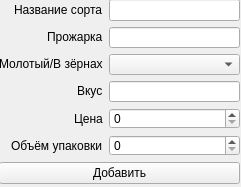
<?xml version="1.0" encoding="UTF-8"?>
<ui version="4.0">
 <class>Form</class>
 <widget class="QWidget" name="Form">
  <property name="geometry">
   <rect>
    <x>0</x>
    <y>0</y>
    <width>241</width>
    <height>187</height>
   </rect>
  </property>
  <property name="windowTitle">
   <string>Form</string>
  </property>
  <widget class="QWidget" name="verticalLayoutWidget">
   <property name="geometry">
    <rect>
     <x>-1</x>
     <y>-1</y>
     <width>241</width>
     <height>185</height>
    </rect>
   </property>
   <layout class="QVBoxLayout" name="verticalLayout">
    <item>
     <layout class="QHBoxLayout" name="horizontalLayout">
      <item>
       <layout class="QVBoxLayout" name="verticalLayout_2">
        <item alignment="Qt::AlignRight">
         <widget class="QLabel" name="label">
          <property name="text">
           <string>Название сорта</string>
          </property>
         </widget>
        </item>
        <item alignment="Qt::AlignRight">
         <widget class="QLabel" name="label_2">
          <property name="text">
           <string>Прожарка</string>
          </property>
         </widget>
        </item>
        <item alignment="Qt::AlignRight">
         <widget class="QLabel" name="label_3">
          <property name="text">
           <string>Молотый/В зёрнах</string>
          </property>
         </widget>
        </item>
        <item alignment="Qt::AlignRight">
         <widget class="QLabel" name="label_4">
          <property name="text">
           <string>Вкус</string>
          </property>
         </widget>
        </item>
        <item alignment="Qt::AlignRight">
         <widget class="QLabel" name="label_5">
          <property name="text">
           <string>Цена</string>
          </property>
         </widget>
        </item>
        <item alignment="Qt::AlignRight">
         <widget class="QLabel" name="label_6">
          <property name="text">
           <string>Объём упаковки</string>
          </property>
         </widget>
        </item>
       </layout>
      </item>
      <item>
       <layout class="QVBoxLayout" name="verticalLayout_3">
        <item>
         <widget class="QLineEdit" name="sort"/>
        </item>
        <item>
         <widget class="QLineEdit" name="roasting"/>
        </item>
        <item>
         <widget class="QComboBox" name="typing"/>
        </item>
        <item>
         <widget class="QLineEdit" name="flavor"/>
        </item>
        <item>
         <widget class="QSpinBox" name="price"/>
        </item>
        <item>
         <widget class="QSpinBox" name="volume"/>
        </item>
       </layout>
      </item>
     </layout>
    </item>
    <item alignment="Qt::AlignBottom">
     <widget class="QPushButton" name="button">
      <property name="text">
       <string>Добавить</string>
      </property>
     </widget>
    </item>
   </layout>
  </widget>
 </widget>
 <resources/>
 <connections/>
</ui>
